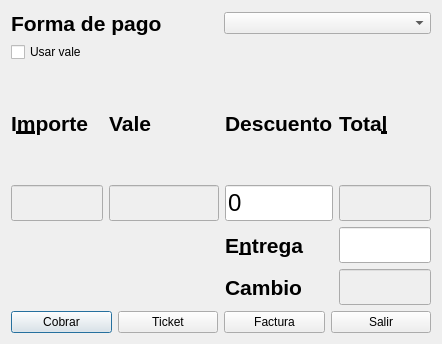
<?xml version="1.0" encoding="UTF-8"?>
<ui version="4.0">
 <class>totalizar</class>
 <widget class="QDialog" name="totalizar">
  <property name="geometry">
   <rect>
    <x>0</x>
    <y>0</y>
    <width>442</width>
    <height>344</height>
   </rect>
  </property>
  <property name="windowTitle">
   <string>Totalización</string>
  </property>
  <property name="autoFillBackground">
   <bool>true</bool>
  </property>
  <layout class="QGridLayout" name="gridLayout_2">
   <item row="0" column="0">
    <layout class="QHBoxLayout" name="horizontalLayout">
     <item>
      <widget class="QLabel" name="label">
       <property name="font">
        <font>
         <pointsize>16</pointsize>
         <weight>75</weight>
         <bold>true</bold>
        </font>
       </property>
       <property name="text">
        <string>Forma de pago</string>
       </property>
      </widget>
     </item>
     <item>
      <widget class="QComboBox" name="comboBox"/>
     </item>
    </layout>
   </item>
   <item row="2" column="0">
    <layout class="QGridLayout" name="gridLayout">
     <item row="4" column="2">
      <widget class="QLabel" name="label_6">
       <property name="font">
        <font>
         <pointsize>16</pointsize>
         <weight>75</weight>
         <bold>true</bold>
        </font>
       </property>
       <property name="text">
        <string>Cambio</string>
       </property>
       <property name="buddy">
        <cstring>lineEditCambio</cstring>
       </property>
      </widget>
     </item>
     <item row="3" column="2">
      <widget class="QLabel" name="label_5">
       <property name="font">
        <font>
         <pointsize>16</pointsize>
         <weight>75</weight>
         <bold>true</bold>
        </font>
       </property>
       <property name="text">
        <string>E&amp;ntrega</string>
       </property>
       <property name="buddy">
        <cstring>lineEditEntrega</cstring>
       </property>
      </widget>
     </item>
     <item row="1" column="2">
      <widget class="QLabel" name="label_3">
       <property name="font">
        <font>
         <pointsize>16</pointsize>
         <weight>75</weight>
         <bold>true</bold>
        </font>
       </property>
       <property name="text">
        <string>Descuento</string>
       </property>
       <property name="buddy">
        <cstring>lineEditDescuento</cstring>
       </property>
      </widget>
     </item>
     <item row="2" column="3">
      <widget class="QLineEdit" name="lineEditTotal">
       <property name="enabled">
        <bool>false</bool>
       </property>
       <property name="font">
        <font>
         <pointsize>18</pointsize>
        </font>
       </property>
      </widget>
     </item>
     <item row="3" column="3">
      <widget class="QLineEdit" name="lineEditEntrega">
       <property name="font">
        <font>
         <pointsize>18</pointsize>
        </font>
       </property>
      </widget>
     </item>
     <item row="1" column="3">
      <widget class="QLabel" name="label_4">
       <property name="font">
        <font>
         <pointsize>16</pointsize>
         <weight>75</weight>
         <bold>true</bold>
        </font>
       </property>
       <property name="text">
        <string>Tota&amp;l</string>
       </property>
       <property name="buddy">
        <cstring>lineEditTotal</cstring>
       </property>
      </widget>
     </item>
     <item row="4" column="3">
      <widget class="QLineEdit" name="lineEditCambio">
       <property name="enabled">
        <bool>false</bool>
       </property>
       <property name="font">
        <font>
         <pointsize>18</pointsize>
        </font>
       </property>
      </widget>
     </item>
     <item row="2" column="0">
      <widget class="QLineEdit" name="lineEditImporte">
       <property name="enabled">
        <bool>false</bool>
       </property>
       <property name="font">
        <font>
         <pointsize>18</pointsize>
        </font>
       </property>
      </widget>
     </item>
     <item row="2" column="2">
      <widget class="QLineEdit" name="lineEditDescuento">
       <property name="font">
        <font>
         <pointsize>18</pointsize>
        </font>
       </property>
       <property name="text">
        <string>0</string>
       </property>
       <property name="maxLength">
        <number>3</number>
       </property>
      </widget>
     </item>
     <item row="1" column="0">
      <widget class="QLabel" name="label_2">
       <property name="font">
        <font>
         <pointsize>16</pointsize>
         <weight>75</weight>
         <bold>true</bold>
        </font>
       </property>
       <property name="text">
        <string>I&amp;mporte</string>
       </property>
       <property name="buddy">
        <cstring>lineEditImporte</cstring>
       </property>
      </widget>
     </item>
     <item row="1" column="1">
      <widget class="QLabel" name="label_7">
       <property name="font">
        <font>
         <pointsize>16</pointsize>
         <weight>75</weight>
         <bold>true</bold>
        </font>
       </property>
       <property name="text">
        <string>Vale</string>
       </property>
      </widget>
     </item>
     <item row="2" column="1">
      <widget class="QLineEdit" name="lineEditVale">
       <property name="enabled">
        <bool>false</bool>
       </property>
       <property name="font">
        <font>
         <pointsize>18</pointsize>
         <weight>75</weight>
         <bold>true</bold>
        </font>
       </property>
      </widget>
     </item>
    </layout>
   </item>
   <item row="3" column="0">
    <layout class="QHBoxLayout" name="horizontalLayout_2">
     <item>
      <widget class="QPushButton" name="pushButtonCobrar">
       <property name="text">
        <string>Cobrar</string>
       </property>
       <property name="shortcut">
        <string>F8</string>
       </property>
      </widget>
     </item>
     <item>
      <widget class="QPushButton" name="pushButtonTicket">
       <property name="text">
        <string>Ticket</string>
       </property>
       <property name="shortcut">
        <string>F9</string>
       </property>
      </widget>
     </item>
     <item>
      <widget class="QPushButton" name="pushButtonFactura">
       <property name="text">
        <string>Factura</string>
       </property>
      </widget>
     </item>
     <item>
      <widget class="QPushButton" name="pushButtonSalir">
       <property name="text">
        <string>Salir</string>
       </property>
       <property name="shortcut">
        <string>Esc</string>
       </property>
      </widget>
     </item>
    </layout>
   </item>
   <item row="1" column="0">
    <widget class="QCheckBox" name="checkBoxVale">
     <property name="text">
      <string>Usar vale</string>
     </property>
    </widget>
   </item>
  </layout>
 </widget>
 <tabstops>
  <tabstop>lineEditEntrega</tabstop>
  <tabstop>pushButtonCobrar</tabstop>
  <tabstop>pushButtonTicket</tabstop>
  <tabstop>pushButtonFactura</tabstop>
  <tabstop>pushButtonSalir</tabstop>
  <tabstop>lineEditCambio</tabstop>
  <tabstop>lineEditDescuento</tabstop>
  <tabstop>lineEditImporte</tabstop>
  <tabstop>lineEditTotal</tabstop>
  <tabstop>comboBox</tabstop>
 </tabstops>
 <resources/>
 <connections>
  <connection>
   <sender>pushButtonSalir</sender>
   <signal>clicked()</signal>
   <receiver>totalizar</receiver>
   <slot>reject()</slot>
   <hints>
    <hint type="sourcelabel">
     <x>382</x>
     <y>295</y>
    </hint>
    <hint type="destinationlabel">
     <x>382</x>
     <y>311</y>
    </hint>
   </hints>
  </connection>
  <connection>
   <sender>pushButtonCobrar</sender>
   <signal>clicked()</signal>
   <receiver>totalizar</receiver>
   <slot>accept()</slot>
   <hints>
    <hint type="sourcelabel">
     <x>59</x>
     <y>297</y>
    </hint>
    <hint type="destinationlabel">
     <x>59</x>
     <y>308</y>
    </hint>
   </hints>
  </connection>
 </connections>
</ui>
